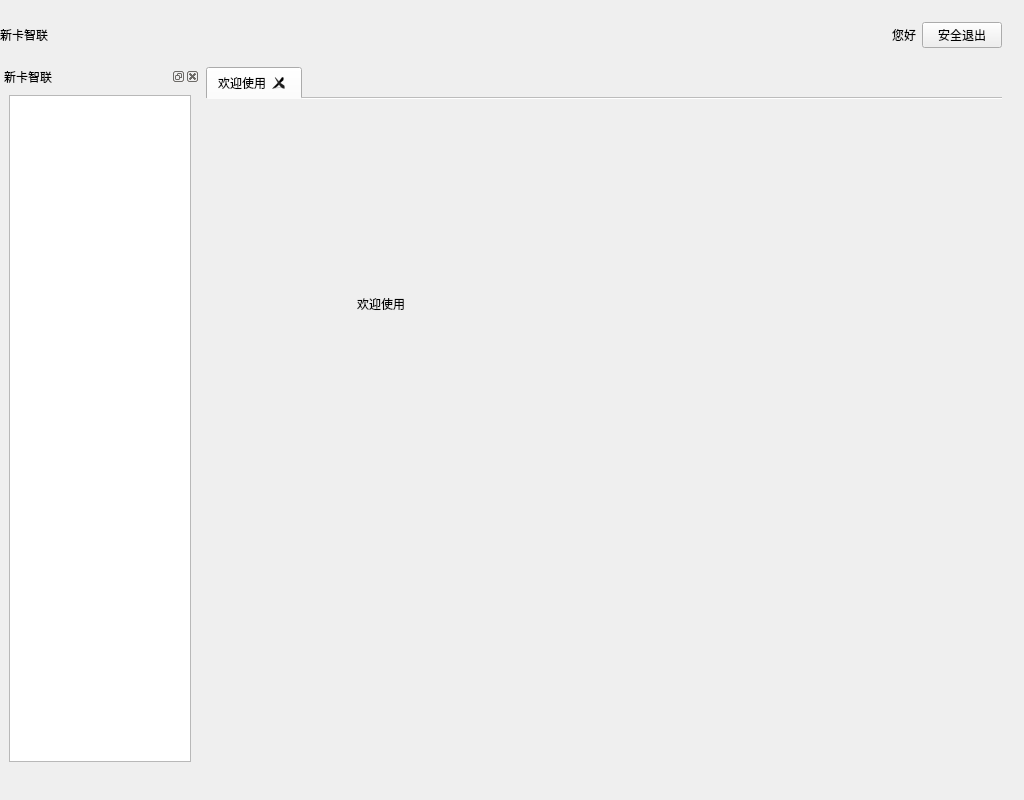
<?xml version="1.0" encoding="UTF-8"?>
<ui version="4.0">
 <class>UserPageWidget</class>
 <widget class="QWidget" name="UserPageWidget">
  <property name="geometry">
   <rect>
    <x>0</x>
    <y>0</y>
    <width>1024</width>
    <height>800</height>
   </rect>
  </property>
  <property name="windowTitle">
   <string>Form</string>
  </property>
  <widget class="QWidget" name="topWidget" native="true">
   <property name="geometry">
    <rect>
     <x>0</x>
     <y>10</y>
     <width>1002</width>
     <height>50</height>
    </rect>
   </property>
   <layout class="QHBoxLayout" name="horizontalLayout_3">
    <item>
     <widget class="QLabel" name="titleLabel_2">
      <property name="text">
       <string>新卡智联</string>
      </property>
     </widget>
    </item>
    <item>
     <spacer name="horizontalSpacer_2">
      <property name="orientation">
       <enum>Qt::Horizontal</enum>
      </property>
      <property name="sizeHint" stdset="0">
       <size>
        <width>777</width>
        <height>20</height>
       </size>
      </property>
     </spacer>
    </item>
    <item>
     <widget class="QLabel" name="welLabel_2">
      <property name="text">
       <string>您好</string>
      </property>
     </widget>
    </item>
    <item>
     <widget class="QPushButton" name="exitBtn_2">
      <property name="text">
       <string>安全退出</string>
      </property>
     </widget>
    </item>
   </layout>
  </widget>
  <widget class="QWidget" name="bottomWidget" native="true">
   <property name="geometry">
    <rect>
     <x>0</x>
     <y>778</y>
     <width>1002</width>
     <height>10</height>
    </rect>
   </property>
  </widget>
  <widget class="QWidget" name="middleWidget" native="true">
   <property name="geometry">
    <rect>
     <x>0</x>
     <y>67</y>
     <width>1002</width>
     <height>704</height>
    </rect>
   </property>
   <layout class="QHBoxLayout" name="horizontalLayout_4">
    <item>
     <widget class="QDockWidget" name="ngtDockWidget_2">
      <property name="minimumSize">
       <size>
        <width>200</width>
        <height>135</height>
       </size>
      </property>
      <property name="maximumSize">
       <size>
        <width>200</width>
        <height>524287</height>
       </size>
      </property>
      <property name="allowedAreas">
       <set>Qt::LeftDockWidgetArea</set>
      </property>
      <property name="windowTitle">
       <string>新卡智联</string>
      </property>
      <widget class="QWidget" name="ngtDockWidgetContents_2">
       <layout class="QVBoxLayout" name="verticalLayout_3">
        <item>
         <widget class="QTreeWidget" name="ngtTreeWidget_2">
          <property name="expandsOnDoubleClick">
           <bool>true</bool>
          </property>
          <attribute name="headerVisible">
           <bool>false</bool>
          </attribute>
          <column>
           <property name="text">
            <string>一卡通管理</string>
           </property>
          </column>
         </widget>
        </item>
       </layout>
      </widget>
     </widget>
    </item>
    <item>
     <widget class="QTabWidget" name="pageTabWidget_2">
      <property name="currentIndex">
       <number>0</number>
      </property>
      <property name="documentMode">
       <bool>true</bool>
      </property>
      <property name="tabsClosable">
       <bool>true</bool>
      </property>
      <widget class="QWidget" name="pageTab_2">
       <attribute name="title">
        <string>欢迎使用</string>
       </attribute>
       <widget class="QLabel" name="label_2">
        <property name="geometry">
         <rect>
          <x>151</x>
          <y>154</y>
          <width>201</width>
          <height>101</height>
         </rect>
        </property>
        <property name="text">
         <string>欢迎使用</string>
        </property>
       </widget>
      </widget>
     </widget>
    </item>
   </layout>
  </widget>
 </widget>
 <resources/>
 <connections/>
</ui>
